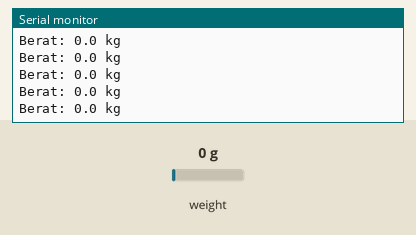
Simulated run of this sketch. Board: Arduino Uno, built with avr-gcc and run on an emulated ATmega328P. Shown: the last lines printed to the serial monitor. The test bench sets the inputs (shaded band); at power-on: weight on the scale 0 g.

Above: at 8.2 s.
8.3 s: weight on the scale set to 100 g
At 8.34 s:
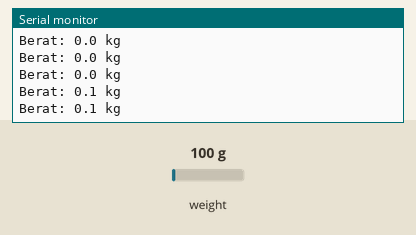
11.3 s: weight on the scale set to 1250 g
At 11.36 s:
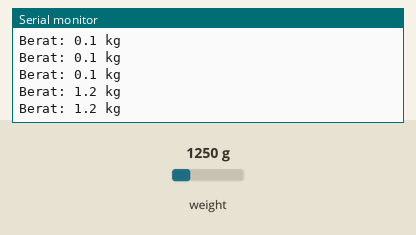
Timing chart, 0 to 14.3 s (numbered marks = the images above; inputs shaded):
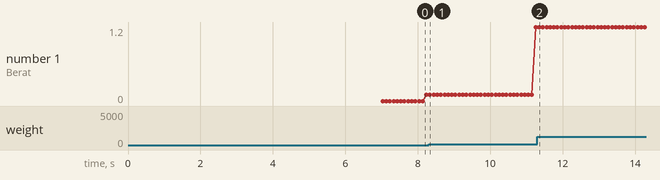

Measured:
- after the input at 8.3 s, the serial monitor: prints a new line at once (image 1)
- after the input at 11.3 s, the serial monitor: prints a new line after 0.05 s (image 2)
- plotted number 1: 0.1 → 1.2 after the input at 8.3 s

The sketch:

timbangan_kalibrasi.ino
```cpp
#include "HX711.h" //memasukan library HX711

#define DOUT  3 //mendefinisikan pin arduino yang terhubung dengan pin DT module HX711
#define CLK  2 //mendefinisikan pin arduino yang terhubung dengan pin SCK module HX711

HX711 scale(DOUT, CLK);

float calibration_factor = 7050; //nilai kalibrasi ( sesuaikan dari hasil nilai percobaan program sebelumnya

void setup() {
  Serial.begin(9600);
  Serial.println("Memulai program kalibrasi pada sensor berat");
  Serial.println("Pastikan tidak ada beban diatas sensor");
  delay(5000);
  scale.set_scale();
  scale.tare(); // auto zero / mengenolkan pembacaan berat

  long zero_factor = scale.read_average(); //membaca nilai output sensor saat tidak ada beban
  Serial.print("Zero factor: ");
  Serial.println(zero_factor);
}

void loop() {

  scale.set_scale(calibration_factor); //sesuaikan hasil pembacaan dengan nilai kalibrasi

  Serial.print("Berat: ");
  Serial.print(scale.get_units(), 1);
  Serial.println(" kg");
}
```
